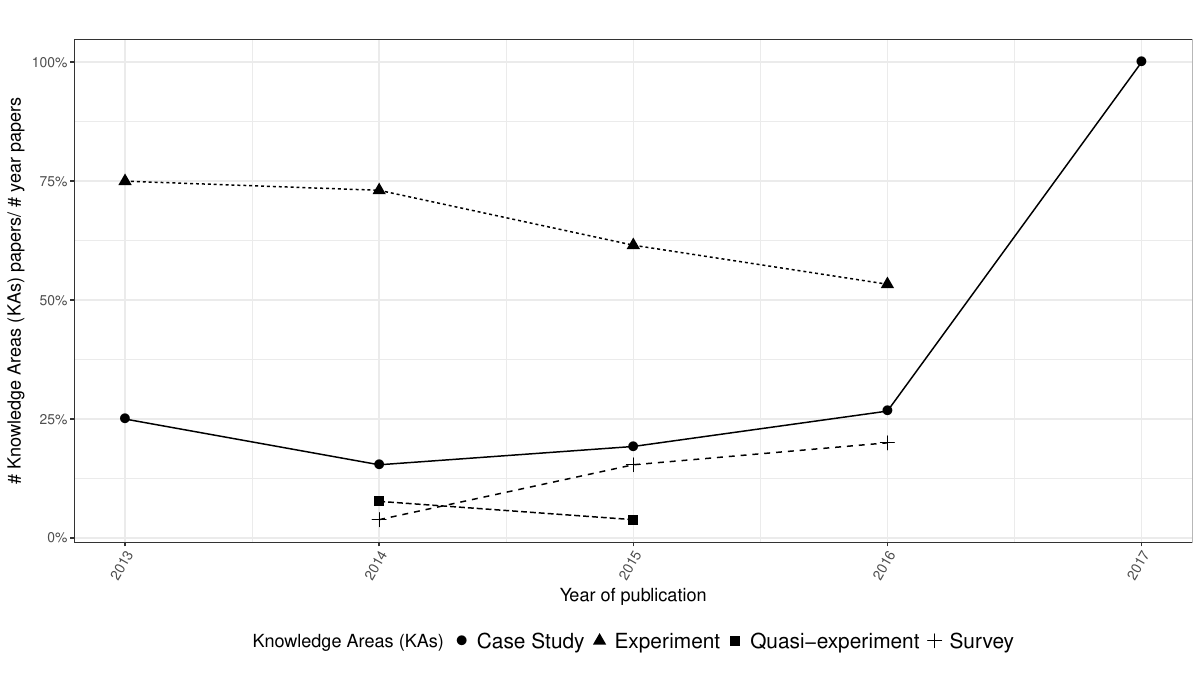

The script that saved this image:
#!/usr/bin/env Rscript

library(ggplot2)
library(gridExtra)
library(ggthemes)


#------------- Read data ----------

data = read.csv("./trendsEvolution.csv", header = TRUE,sep=';')

map_facets<-c(
  "SU"="Survey",
  "C11"="C11 - Software quality",
  "C10"="C10 - Software engineering tools and methods",
  "C12"="C12 - Related Disciplines of Software Engineering",
  "C2"="C2 - Software requirements",
  "CS"="Case Study",
  "C3"="C3 - Software design",
  "C4"="C4 - Software construction",
  "C5"="C5 - Software testing",
  "EX"="Experiment",
  "C6"="C6 - Software maintenance",
  "QE"="Quasi-experiment",
  "C7"="C7 - Software configuration management",
  "C8"="C8 - Software engineering management",
  "C9"="C9 - Software engineering process"
)

#------------- Generate Graph ----------

plot<-ggplot(data, aes(x = as.numeric(year), y = papers))  +
  theme_bw() +
  geom_line(aes(linetype=factor(type)),stat = "identity") +
  geom_point(mapping=aes(x=as.numeric(year), y=papers, shape=factor(type)), size=3)+
  scale_linetype_discrete(labels=map_facets,guide=FALSE)+
  scale_shape_discrete(labels=map_facets)+
  scale_y_continuous(labels = scales::percent)+
  ylab("# Knowledge Areas (KAs) papers/ # year papers") + 
  xlab("Year of publication") + 
  labs(shape = "Knowledge Areas (KAs)")+
  theme(legend.position="bottom",legend.text=element_text(size=15)) +
  scale_x_continuous(breaks=c(2010,2011,2012,2013,2014,2015,2016,2017)) + theme(aspect.ratio=0.45)+
  theme(text = element_text(size=13),axis.text.x = element_text(angle=60, hjust=1))+guides(shape=guide_legend(nrow=1,byrow=TRUE))
#------------- Write to pdf ----------

ggsave("./trendsEvolution.pdf", plot, width = 12)